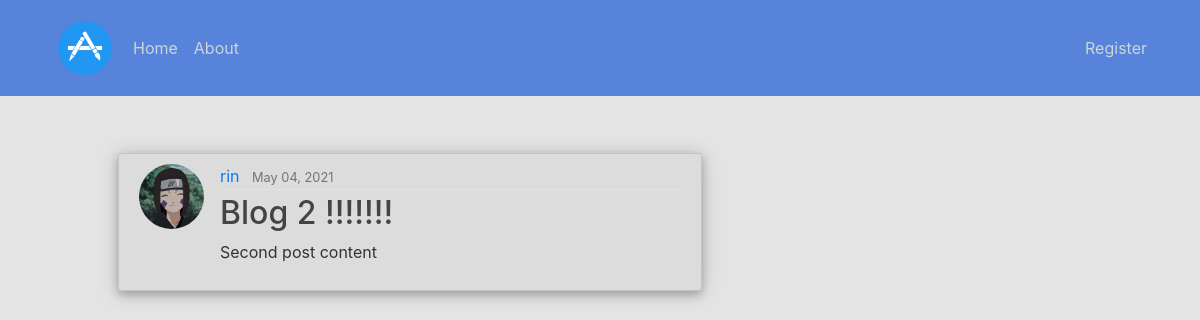
The app's page /post/2/ with its own data.
### blog/models.py (models this page shows, shortened)
class post(models.Model):
    title = models.CharField(max_length=100)
    content = models.TextField()
    date_posted = models.DateTimeField(default=timezone.now)
    author = models.ForeignKey(User, on_delete=models.CASCADE)

### users/models.py (models this page shows, shortened)
class Profile(models.Model):
    user = models.OneToOneField(User, on_delete=models.CASCADE)
    image = models.ImageField(default ='default.jpeg', upload_to='profile_pics')

### blog/views.py (the view)
# urls.py: path('post/<int:pk>/', post_detail.as_view(), name='post-detail'),
class post_detail(DetailView):
    template_name='detail.html'
    context_object_name= 'post'
    model= post

### blog/templates/detail.html (shortened to what this page needs)
{% extends 'base.html' %}
{% block content %}
<article class="media content-section">
    <img class="rounded-circle article-img" src="{{ post.author.profile.image.url }}" alt="">
    <div class="media-body">
    <div class="article-metadata">
        <a class="mr-2" href="{% url 'post-user' post.author.username %}">{{ post.author }}</a>
        <small class="text-muted">{{ post.date_posted|date:'F d, Y' }}</small>
    </div>
    <h2 class="article-title">{{ post.title }}</h2>
    <p class="article-content">{{ post.content }}</p>
    </div>
</article>
{% endblock content %}

### blog/static/main.css (style rules this page uses)
body { background: #e4e4e4; color: #333333; margin-top: 5rem; }
h1, h2, h3, h4, h5, h6 { color: #444444; }
.content-section { background: #dddcdc; padding: 10px 20px; border: 1px solid #c5c4c4; border-radius: 3px; margin-bottom: 20px; box-shadow: 0 4px 8px 0 rgba(0, 0, 0, 0.2), 0 2px 20px 0 rgba(0, 0, 0, 0.19); }
.article-title { color: #444444; }
.article-content { white-space: pre-line; }
.article-img { height: 65px; width: 65px; margin-right: 16px; }
.article-metadata { padding-bottom: 1px; margin-bottom: 4px; border-bottom: 1px solid #e3e3e3 }

### records on screen
post: author.profile.image (picture), author "rin", date_posted "May 04, 2021", title "Blog 2 !!!!!!!", content "Second post content"
